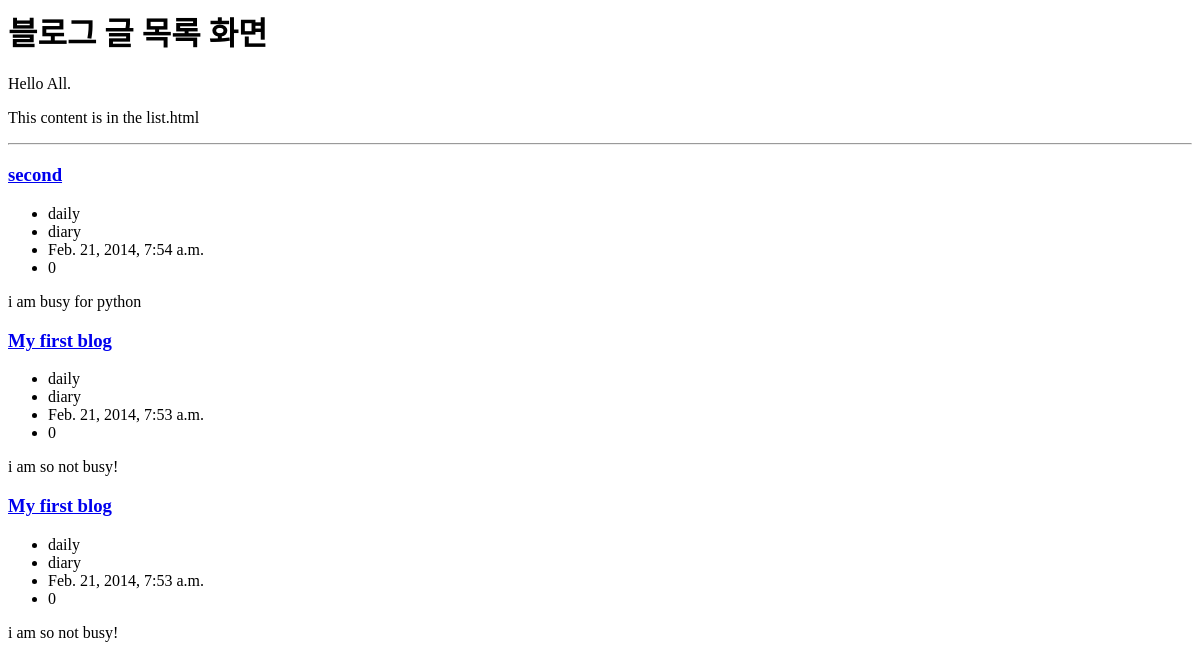
Before: / with the older database file.
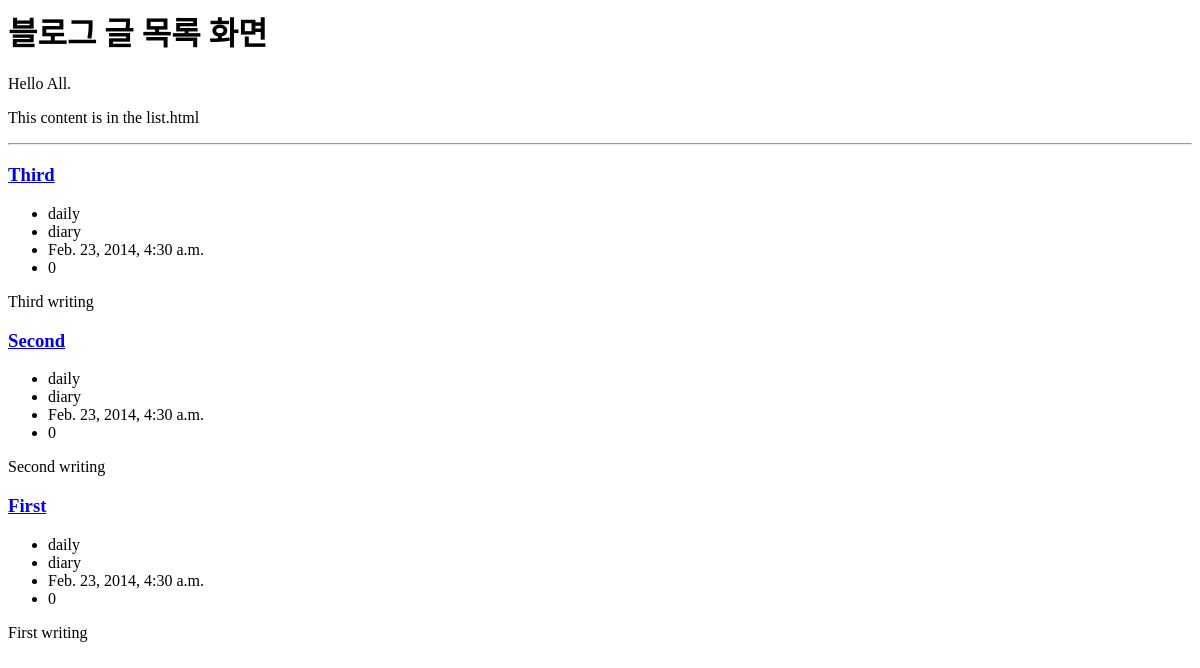
After: the same page with the newer database file.
### blog/models.py (models this page shows)
class Entries(models.Model):
	Title = models.CharField(max_length=80, null=False)
	Content = models.TextField(null=False)
	created = models.DateTimeField(auto_now_add=True, auto_now=True)
	Category = models.ForeignKey(Categories)
	Tags = models.ManyToManyField(TagModel)
	Comments = models.PositiveSmallIntegerField(default=0, null=True)

class Categories(models.Model):
	Title = models.CharField(max_length=40, null=False)

class TagModel(models.Model):
	Title = models.CharField(max_length=20, null=False)

### blog/views.py (the view)
# urls.py: url(r'^$', 'blog.views.index'),
def index(request, page=1):
    per_page = 5
    start_pos = (page - 1) * per_page
    end_pos = start_pos + per_page
    page_title = '블로그 글 목록 화면'
    entries = Entries.objects.select_related().all().order_by('-created')[start_pos:end_pos]
    tpl = loader.get_template('list.html')
    ctx = Context({
        'page_title':page_title,
        'entries':entries,
        'current_page':page
    })
    return HttpResponse(tpl.render(ctx))

### templates/list.html
	<h1>{{page_title}}</h1>
	<p> Hello All.</p>
	<p>This content is in the  list.html </p>
	<hr />
	{% for entry in entries %}
	<div>
		<h3><a href="/blog/entry/{{entry.id}}">{{entry.Title}}</a></h3>
		<ul>
			<li>{{entry.Category.Title}}</li>
			<li>{% for tag in entry.Tags.all %}
			<span>{{tag.Title}}</span>
			{% endfor %}</li>
			<li>{{entry.created}}</li>
			<li>{{entry.Comments}}</li>
		</ul>
		<div>{{entry.Content}}</div>
	</div>
	{% endfor %}

Changed rows visible on the page:
removed Entries: Title "second", Category.Title "daily", created "Feb. 21, 2014, 7:54 a.m.", Comments "0", Content "i am busy for python", TagModel (Title "diary")
removed Entries: Title "My first blog", Category.Title "daily", created "Feb. 21, 2014, 7:53 a.m.", Comments "0", Content "i am so not busy!", TagModel (Title "diary")
removed Entries: Title "My first blog", Category.Title "daily", created "Feb. 21, 2014, 7:53 a.m.", Comments "0", Content "i am so not busy!", TagModel (Title "diary")
added Entries: Title "Third", Category.Title "daily", created "Feb. 23, 2014, 4:30 a.m.", Comments "0", Content "Third writing", TagModel (Title "diary")
added Entries: Title "Second", Category.Title "daily", created "Feb. 23, 2014, 4:30 a.m.", Comments "0", Content "Second writing", TagModel (Title "diary")
added Entries: Title "First", Category.Title "daily", created "Feb. 23, 2014, 4:30 a.m.", Comments "0", Content "First writing", TagModel (Title "diary")
